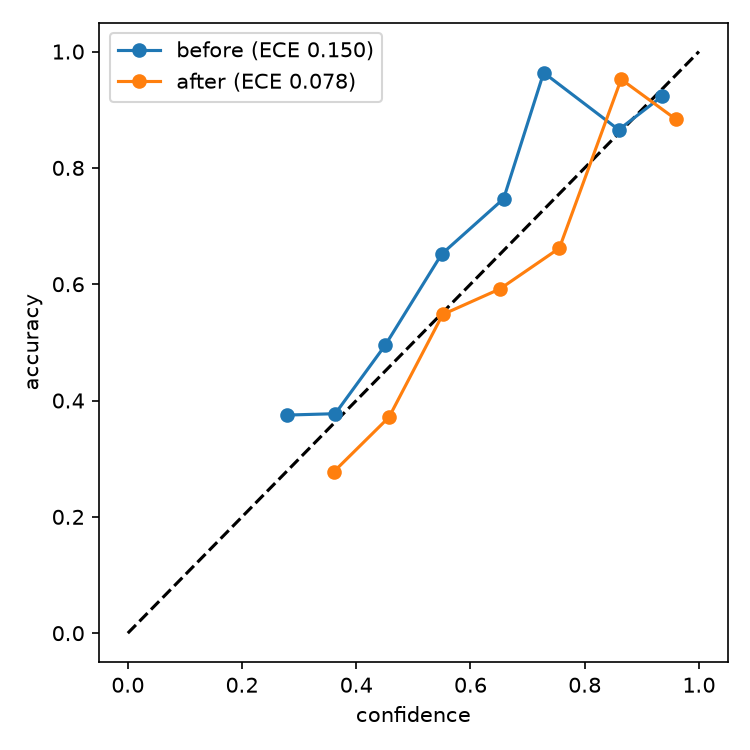
#> input picture outputs/reliability.png, 750 x 750 px
$ python test_agent3_folder.py --folder ../outputs
#> lines starting #> are read from the running program, lines starting #| are printed output that depends on the picture; after the words box and inside, x2 and y2 are one past the last pixel; in counts of white or black regions, pixels touching at a corner belong together
### a3/agent3_lesion_analysis.py
"""
Agent 3 - Lesion Analysis Agent
Looks for visual cues (ABCD-style): asymmetry, border irregularity, colour variation, size.
Output: feature evidence, suspicion score (0-1), reliability (0-1).

Rule-based by default. Call fit_weights() on the labelled validation set to
learn the weights instead of using the hand-set ones.
"""
from dataclasses import dataclass, asdict
import cv2
import numpy as np

# Hand-set weights / thresholds (tune on the 2,000 validation images)
WEIGHTS = {"asymmetry": 0.30, "border": 0.30, "color": 0.30, "size": 0.10}
THRESH_LOW = 0.33          # score < this        -> LOW
THRESH_SUSPICIOUS = 0.55   # score >= this       -> SUSPICIOUS, in between -> MODERATE
WORK_SIZE = 256


@dataclass
class LesionFeatures:
    asymmetry: float        # 0 symmetric .. ~0.5 very asymmetric
    compactness: float      # 1 = perfect circle
    solidity: float         # lesion area / convex hull area
    border_irregularity: float  # 0..1
    n_colors: int
    color_std: float
    area_frac: float        # lesion area / image area
    contrast: float         # lesion vs surrounding skin (Lab distance)
    touches_border: float   # fraction of lesion contour on image edge


# ----------------------------------------------------------------- segmentation
def _remove_hair(bgr):
    gray = cv2.cvtColor(bgr, cv2.COLOR_BGR2GRAY)
    k = cv2.getStructuringElement(cv2.MORPH_ELLIPSE, (9, 9))
    blackhat = cv2.morphologyEx(gray, cv2.MORPH_BLACKHAT, k)
    _, hair = cv2.threshold(blackhat, 10, 255, cv2.THRESH_BINARY)
    return cv2.inpaint(bgr, hair, 3, cv2.INPAINT_TELEA)


def segment_lesion(bgr):
    """Returns (mask uint8 0/1, cleaned small BGR image, lab float image, skin_lab)."""
    h, w = bgr.shape[:2]
    s = WORK_SIZE / max(h, w)
    small = cv2.resize(bgr, (int(w * s), int(h * s)), interpolation=cv2.INTER_AREA)
    clean = _remove_hair(small)
    lab = cv2.cvtColor(cv2.GaussianBlur(clean, (5, 5), 0), cv2.COLOR_BGR2LAB).astype(np.float32)

    H, W = lab.shape[:2]
    b = max(4, int(0.05 * min(H, W)))
    border = np.concatenate([lab[:b].reshape(-1, 3), lab[-b:].reshape(-1, 3),
                             lab[:, :b].reshape(-1, 3), lab[:, -b:].reshape(-1, 3)])
    skin = np.median(border, axis=0)

    dist = np.linalg.norm(lab - skin, axis=2)
    d8 = cv2.normalize(dist, None, 0, 255, cv2.NORM_MINMAX).astype(np.uint8)
    _, m = cv2.threshold(d8, 0, 255, cv2.THRESH_BINARY + cv2.THRESH_OTSU)
    k = cv2.getStructuringElement(cv2.MORPH_ELLIPSE, (7, 7))
    m = cv2.morphologyEx(m, cv2.MORPH_OPEN, k)
    m = cv2.morphologyEx(m, cv2.MORPH_CLOSE, k)

    cnts, _ = cv2.findContours(m, cv2.RETR_EXTERNAL, cv2.CHAIN_APPROX_NONE)
    if not cnts:
        return np.zeros((H, W), np.uint8), clean, lab, skin
    cx0, cy0 = W / 2, H / 2

    def score(c):  # big and near the centre wins
        M = cv2.moments(c)
        if M["m00"] == 0:
            return 0
        cx, cy = M["m10"] / M["m00"], M["m01"] / M["m00"]
        d = np.hypot(cx - cx0, cy - cy0) / np.hypot(cx0, cy0)
        return M["m00"] * (1 - 0.7 * d)

    best = max(cnts, key=score)
    mask = np.zeros((H, W), np.uint8)
    cv2.drawContours(mask, [best], -1, 1, thickness=-1)  # fills holes
    return mask, clean, lab, skin


# --------------------------------------------------------------------- features
def _asymmetry(mask):
    """Align principal axis, flip across both axes, average (1 - IoU)."""
    M = cv2.moments(mask, binaryImage=True)
    if M["m00"] == 0:
        return 0.0
    cx, cy = M["m10"] / M["m00"], M["m01"] / M["m00"]
    angle = 0.5 * np.arctan2(2 * M["mu11"], M["mu20"] - M["mu02"])
    H, W = mask.shape
    R = cv2.getRotationMatrix2D((cx, cy), np.degrees(angle), 1.0)
    R[0, 2] += W / 2 - cx
    R[1, 2] += H / 2 - cy
    a = cv2.warpAffine(mask, R, (W, H), flags=cv2.INTER_NEAREST)
    scores = []
    for flip in (0, 1):
        f = cv2.flip(a, flip)
        inter = np.logical_and(a, f).sum()
        union = np.logical_or(a, f).sum()
        scores.append(1 - inter / union if union else 0)
    return float(np.mean(scores))


def _colors(lab, mask, merge_dist=18.0, min_frac=0.05, k=6):
    px = lab[mask > 0]
    if len(px) < 50:
        return 1, 0.0
    if len(px) > 4000:
        px = px[np.random.RandomState(0).choice(len(px), 4000, replace=False)]
    crit = (cv2.TERM_CRITERIA_EPS + cv2.TERM_CRITERIA_MAX_ITER, 20, 1.0)
    _, labels, centers = cv2.kmeans(px.astype(np.float32), k, None, crit, 3,
                                    cv2.KMEANS_PP_CENTERS)
    fr = np.bincount(labels.ravel(), minlength=k) / len(labels)
    keep = [centers[i] for i in range(k) if fr[i] >= min_frac]
    merged = []
    for c in keep:  # merge clusters that are perceptually close
        if all(np.linalg.norm(c - m) > merge_dist for m in merged):
            merged.append(c)
    return max(1, len(merged)), float(np.mean(px.std(axis=0)))


def extract_features(bgr):
    mask, clean, lab, skin = segment_lesion(bgr)
    H, W = mask.shape
    area = float(mask.sum())
    if area < 20:
        return None, mask
    cnts, _ = cv2.findContours(mask, cv2.RETR_EXTERNAL, cv2.CHAIN_APPROX_NONE)
    c = max(cnts, key=cv2.contourArea)
    perim = cv2.arcLength(c, True)
    hull_area = cv2.contourArea(cv2.convexHull(c))
    compactness = float(min(1.0, 4 * np.pi * area / (perim ** 2 + 1e-6)))
    solidity = float(area / (hull_area + 1e-6))
    border_irr = float(np.clip(0.5 * (1 - compactness) + 0.5 * np.clip((1 - solidity) * 4, 0, 1), 0, 1))
    n_col, col_std = _colors(lab, mask)
    pts = c.reshape(-1, 2)
    on_edge = np.mean((pts[:, 0] <= 1) | (pts[:, 1] <= 1) | (pts[:, 0] >= W - 2) | (pts[:, 1] >= H - 2))
    inside = np.linalg.norm(lab[mask > 0] - skin, axis=1).mean()
    return LesionFeatures(
        asymmetry=_asymmetry(mask), compactness=compactness, solidity=solidity,
        border_irregularity=border_irr, n_colors=n_col, color_std=col_std,
        area_frac=area / (H * W), contrast=float(inside), touches_border=float(on_edge),
    ), mask


# ---------------------------------------------------------------- score / agent
def _norm_vec(f: LesionFeatures):
    asym = np.clip(f.asymmetry / 0.35, 0, 1)
    border = f.border_irregularity
    color = np.clip(0.6 * (f.n_colors - 1) / 3 + 0.4 * f.color_std / 25, 0, 1)
    size = np.clip((f.area_frac - 0.05) / 0.35, 0, 1)
    return np.array([asym, border, color, size])


def suspicion_score(f: LesionFeatures, weights=None):
    w = weights or WEIGHTS
    v = _norm_vec(f)
    wv = np.array([w["asymmetry"], w["border"], w["color"], w["size"]])
    return float(np.clip(v @ wv / wv.sum(), 0, 1))


def reliability(f: LesionFeatures):
    flags, r = [], 1.0
    if f.area_frac < 0.02:
        r -= 0.5; flags.append("lesion_too_small_or_not_found")
    if f.area_frac > 0.80:
        r -= 0.4; flags.append("segmentation_covers_most_of_image")
    if f.touches_border > 0.15:
        r -= 0.3; flags.append("lesion_cut_off_by_frame")
    if f.contrast < 12:
        r -= 0.3; flags.append("low_lesion_skin_contrast")
    return float(np.clip(r, 0, 1)), flags


def lesion_analysis_agent(image, weights=None):
    """image: BGR ndarray or file path. Returns the Agent-3 output dict."""
    bgr = cv2.imread(image) if isinstance(image, str) else image
    if bgr is None:
        return {"agent": "A3", "ok": False, "symmetry": None, "border": None, "color": None,
                "suspicion": None, "label": "UNKNOWN", "suspicion_score": None,
                "reliability": 0.0, "flags": ["unreadable_image"], "features": {}}
    f, _ = extract_features(bgr)
    if f is None:
        return {"agent": "A3", "ok": False, "symmetry": None, "border": None, "color": None,
                "suspicion": None, "label": "UNKNOWN", "suspicion_score": None,
                "reliability": 0.0, "flags": ["no_lesion_found"], "features": {}}
    s = suspicion_score(f, weights)
    rel, flags = reliability(f)
    label = "SUSPICIOUS" if s >= THRESH_SUSPICIOUS else "MODERATE" if s >= THRESH_LOW else "LOW"
    evidence = []
    if f.asymmetry > 0.2: evidence.append("asymmetric shape")
    if f.border_irregularity > 0.5: evidence.append("irregular border")
    if f.n_colors >= 3: evidence.append(f"{f.n_colors} distinct colours")
    if f.area_frac > 0.25: evidence.append("large lesion")
    v = _norm_vec(f)   # [asymmetry, border, color, size], each 0..1 (higher = more abnormal)
    return {"agent": "A3", "ok": True,
            "symmetry": round(float(1 - v[0]), 3),   # 1 = perfectly symmetric
            "border": round(float(v[1]), 3),         # 1 = very irregular border
            "color": round(float(v[2]), 3),          # 1 = high colour variation
            "suspicion": round(s, 3),                # overall 0..1
            "label": label, "suspicion_score": round(s, 3),
            "reliability": round(rel, 3), "flags": flags, "evidence": evidence,
            "features": {k: (round(v, 4) if isinstance(v, float) else v) for k, v in asdict(f).items()}}


# ---------------------------------------------------- optional: tune on val set
# [12 lines left out: function fit_weights, not called in this run]

### a3/test_agent3_folder.py
import argparse
import os
import numpy as np
import pandas as pd
from agent3_lesion_analysis import lesion_analysis_agent

MAL = {"mel", "bcc", "akiec"}
CLASSES = {"nv", "mel", "bkl", "bcc", "akiec", "vasc", "df"}

ap = argparse.ArgumentParser()
ap.add_argument("--folder", required=True)
ap.add_argument("--meta", default=None, help="optional CSV with image_id and dx columns")
ap.add_argument("--limit", type=int, default=0)
ap.add_argument("--out", default="agent3_results.csv")
a = ap.parse_args()

# collect all images, including subfolders
paths = []
for root, _, files in os.walk(a.folder):
    for f in files:
        if f.lower().endswith((".jpg", ".jpeg", ".png")):
            paths.append(os.path.join(root, f))
if a.limit:
    paths = paths[:a.limit]
print(len(paths), "images found")

labels = {}
if a.meta:
    m = pd.read_csv(a.meta).drop_duplicates("image_id")
    labels = dict(zip(m["image_id"], m["dx"]))

rows = []
for n, p in enumerate(paths, 1):
    stem = os.path.splitext(os.path.basename(p))[0]
    folder_name = os.path.basename(os.path.dirname(p)).lower()
    dx = labels.get(stem) or (folder_name if folder_name in CLASSES else None)
    r = lesion_analysis_agent(p)
#> in lesion_analysis_agent, bgr is the input picture: shape (750, 750, 3); mean B, G, R 248.5, 248.8, 248.9
#> in _remove_hair, `blackhat = cv2.morphologyEx(gray, cv2.MORPH_BLACKHAT, k)`:
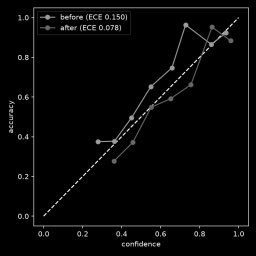
#> blackhat: shape (256, 256); min 0, max 235, mean 6.2
#> in _remove_hair, `_, hair = cv2.threshold(blackhat, 10, 255, cv2.THRESH_BINARY)`:
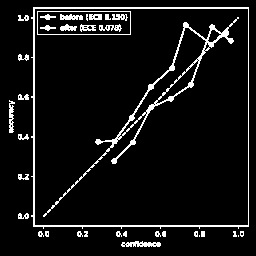
#> hair: shape (256, 256); 7.2% white in thin lines or dots, all inside (x1, y1, x2, y2) = (9, 7, 249, 247)
#> in segment_lesion, `lab = cv2.cvtColor(cv2.GaussianBlur(clean, (5, 5), 0), cv2.COLOR_BGR2L..`:
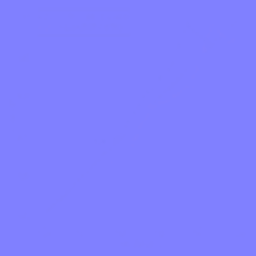
#> lab: shape (256, 256, 3) float32; mean B, G, R 254.9, 128, 128
#> in segment_lesion, `skin = np.median(border, axis=0)`: skin = [255, 128, 128]
#> in segment_lesion, `dist = np.linalg.norm(lab - skin, axis=2)`:
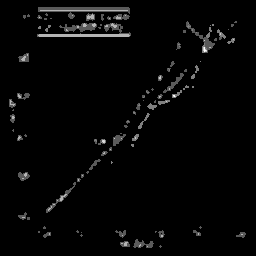
#> dist: shape (256, 256) float32; min 0, max 2.83, mean 0.0636; drawn with min black and max white
#> in segment_lesion, `_, m = cv2.threshold(d8, 0, 255, cv2.THRESH_BINARY + cv2.THRESH_OTSU)`: m: shape (256, 256); 5.1% white; 92 white regions (55 under 20 px), largest, box (x1, y1, x2, y2) and area: (38, 7, 130, 19) 494, (37, 23, 131, 37) 408, (186, 21, 215, 53) 229
#> in segment_lesion, `m = cv2.morphologyEx(m, cv2.MORPH_OPEN, k)`:
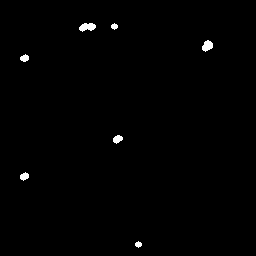
#> m: shape (256, 256); 0.65% white; 7 white regions
#> in segment_lesion, `cnts, _ = cv2.findContours(m, cv2.RETR_EXTERNAL, cv2.CHAIN_APPROX_NONE)`: cnts = 7 contours; box (x1, y1, x2, y2) and area: (79, 23, 96, 32) 87, (202, 40, 213, 52) 74, (113, 135, 123, 144) 48, (20, 172, 29, 181) 43, (20, 54, 29, 62) 40, (135, 241, 142, 248) 24, (111, 23, 118, 30) 24
#> in score, `M = cv2.moments(c)`: M = moments, m00 24, centre m10/m00, m01/m00 = (138, 244)
#> in score, `cx, cy = M["m10"] / M["m00"], M["m01"] / M["m00"]`: cx = 138; cy = 244
#> in score, `d = np.hypot(cx - cx0, cy - cy0) / np.hypot(cx0, cy0)`: d = 0.643
#> in segment_lesion, `best = max(cnts, key=score)`: best = contour of 36 points, box (x1, y1, x2, y2) (79, 23, 96, 32), area 87
#> in segment_lesion, `cv2.drawContours(mask, [best], -1, 1, thickness=-1)`:
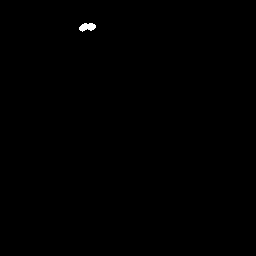
#> mask: shape (256, 256); values 0 (black) and 1 (white), 0.16% white; 1 white region
#> in extract_features, `mask, clean, lab, skin = segment_lesion(bgr)`: skin = [255, 128, 128]
#> in extract_features, `area = float(mask.sum())`: area = 106
#> in extract_features, `cnts, _ = cv2.findContours(mask, cv2.RETR_EXTERNAL, cv2.CHAIN_APPROX_N..`: cnts = 1 contour; box (x1, y1, x2, y2) and area: (79, 23, 96, 32) 87
#> in extract_features, `c = max(cnts, key=cv2.contourArea)`: c has the same summary as best in segment_lesion
#> in extract_features, `perim = cv2.arcLength(c, True)`: perim = 43.46
#> in extract_features, `hull_area = cv2.contourArea(cv2.convexHull(c))`: hull_area = 101
#> in extract_features, `compactness = float(min(1.0, 4 * np.pi * area / (perim ** 2 + 1e-6)))`: compactness = 0.705
#> in extract_features, `solidity = float(area / (hull_area + 1e-6))`: solidity = 1.05
#> in extract_features, `border_irr = float(np.clip(0.5 * (1 - compactness) + 0.5 * np.clip((1 ..`: border_irr = 0.147
#> in _colors, `px = lab[mask > 0]`: px = 106 rows, first 8: [253, 128, 128], [254, 128, 128], [254, 128, 128], [254, 128, 128], [254, 128, 128], [254, 128, 128], [254, 128, 128], [254, 128, 128]
#> in _colors, `_, labels, centers = cv2.kmeans(px.astype(np.float32), k, None, crit, ..`: labels = 106 values, max 5 at index 102, min 0 at index 1, mean 0.321; centers = [[254, 128, 128], [253, 128, 128], [254, 128, 128], [254, 128, 128], [254, 128, 128], [254, 128, 128]]
#> in _colors, `fr = np.bincount(labels.ravel(), minlength=k) / len(labels)`: fr = [0.774, 0.189, 0.00943, 0.00943, 0.00943, 0.00943]
#> in _colors, `keep = [centers[i] for i in range(k) if fr[i] >= min_frac]`: keep = [[254, 128, 128], [253, 128, 128]]
#> the loop in _colors, `for c in keep:` made 2 passes
#> after the loop in _colors, `for c in keep:`: merged = [[254, 128, 128]]
#> in extract_features, `n_col, col_std = _colors(lab, mask)`: n_col = 1; col_std = 0.13
#> in extract_features, `pts = c.reshape(-1, 2)`: pts = 36 pairs, first value 79 to 95, second value 23 to 31
#> in extract_features, `on_edge = np.mean((pts[:, 0] <= 1) | (pts[:, 1] <= 1) | (pts[:, 0] >= ..`: on_edge = 0
#> in extract_features, `inside = np.linalg.norm(lab[mask > 0] - skin, axis=1).mean()`: inside = 1.19
#> in _asymmetry, `M = cv2.moments(mask, binaryImage=True)`: M = moments, m00 106, centre m10/m00, m01/m00 = (86.98, 26.58)
#> in _asymmetry, `cx, cy = M["m10"] / M["m00"], M["m01"] / M["m00"]`: cx = 86.98; cy = 26.58
#> in _asymmetry, `angle = 0.5 * np.arctan2(2 * M["mu11"], M["mu20"] - M["mu02"])`: angle = -0.128
#> in _asymmetry, `R = cv2.getRotationMatrix2D((cx, cy), np.degrees(angle), 1.0)`: R = [[0.992, -0.128, 4.1], [0.128, 0.992, -10.88]]
#> in _asymmetry, `a = cv2.warpAffine(mask, R, (W, H), flags=cv2.INTER_NEAREST)`:
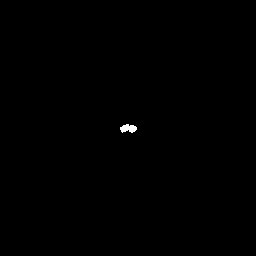
#> a: shape (256, 256); values 0 (black) and 1 (white), 0.16% white; 1 white region, box (x1, y1, x2, y2) and area: (120, 124, 137, 133) 106
#> the loop in _asymmetry, `for flip in (0, 1):` made 2 passes
#> (inter, union) on passes 1 to 2: (80, 132), (92, 120)
#> after the loop in _asymmetry, `for flip in (0, 1):`: scores = [0.394, 0.233]
#> in lesion_analysis_agent, `s = suspicion_score(f, weights)`: s = 0.314
#> in lesion_analysis_agent, `rel, flags = reliability(f)`: rel = 0.2; flags = ['lesion_too_small_or_not_found', 'low_lesion_skin_contrast']
#> in lesion_analysis_agent, `label = "SUSPICIOUS" if s >= THRESH_SUSPICIOUS else "MODERATE" if s >=..`: label = 'LOW'
#> in lesion_analysis_agent, `v = _norm_vec(f)`: v = [0.896, 0.147, 0.00209, 0]
#> r = 12 items
    rows.append({"image": stem, "dx": dx, "a3_label": r["label"],
                 "a3_score": r["suspicion_score"], "reliability": r["reliability"],
                 "flags": ";".join(r["flags"])})
    if n % 50 == 0:
        print(n, "/", len(paths))

df = pd.DataFrame(rows)
#> df = table of 1 rows and 6 columns
df.to_csv(a.out, index=False)
print("\nSaved", a.out)
print("Failures:", df.a3_score.isna().sum())
#| Failures: 0
print(df.a3_label.value_counts())
#| a3_label
#| LOW    1
#| Name: count, dtype: int64

lab = df.dropna(subset=["dx", "a3_score"]).copy()
#> lab = table of 0 rows and 6 columns
if len(lab) == 0:
    print("\nNo labels found, so only scores were saved.")
else:
    from sklearn.metrics import (roc_auc_score, confusion_matrix,
                                 precision_recall_fscore_support)
    lab["y"] = lab.dx.isin(MAL).astype(int)
    print("\nMean score per class:")
    print(lab.groupby("dx").a3_score.mean().round(3))
    if lab.y.nunique() == 2:
        print("\nAUROC:", round(roc_auc_score(lab.y, lab.a3_score), 3))
        for thr in (0.33, 0.55):
            pred = (lab.a3_score >= thr).astype(int)
            p, r, f1, _ = precision_recall_fscore_support(
                lab.y, pred, average="binary", zero_division=0)
            tn, fp, fn, tp = confusion_matrix(lab.y, pred, labels=[0, 1]).ravel()
            print(f"thr {thr}: precision {p:.3f} recall {r:.3f} "
                  f"specificity {tn/(tn+fp):.3f} F1 {f1:.3f}  TP {tp} FP {fp} TN {tn} FN {fn}")
    else:
        print("\nOnly one class (malignant or benign) in the labels, so no AUROC.")
